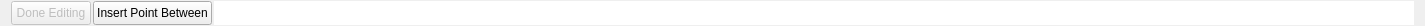
<?xml version="1.0" encoding="UTF-8"?>
<ui version="4.0">
 <class>polygonSelectForm</class>
 <widget class="QWidget" name="polygonSelectForm">
  <property name="sizePolicy">
   <sizepolicy hsizetype="Expanding" vsizetype="Expanding">
    <horstretch>0</horstretch>
    <verstretch>0</verstretch>
   </sizepolicy>
  </property>
  <property name="minimumSize">
   <size>
    <width>859</width>
    <height>0</height>
   </size>
  </property>
  <property name="maximumSize">
   <size>
    <width>16777215</width>
    <height>26</height>
   </size>
  </property>
  <property name="windowTitle">
   <string>Form</string>
  </property>
  <layout class="QGridLayout" name="gridLayout">
   <property name="topMargin">
    <number>0</number>
   </property>
   <property name="bottomMargin">
    <number>0</number>
   </property>
   <item row="0" column="0">
    <layout class="QHBoxLayout" name="horizontalLayout">
     <property name="spacing">
      <number>2</number>
     </property>
     <item>
      <widget class="QPushButton" name="finishPolygonButton">
       <property name="enabled">
        <bool>false</bool>
       </property>
       <property name="sizePolicy">
        <sizepolicy hsizetype="Expanding" vsizetype="Expanding">
         <horstretch>0</horstretch>
         <verstretch>0</verstretch>
        </sizepolicy>
       </property>
       <property name="minimumSize">
        <size>
         <width>0</width>
         <height>0</height>
        </size>
       </property>
       <property name="maximumSize">
        <size>
         <width>16777215</width>
         <height>24</height>
        </size>
       </property>
       <property name="text">
        <string>Done Editing</string>
       </property>
      </widget>
     </item>
     <item>
      <widget class="QPushButton" name="insertPointButton">
       <property name="sizePolicy">
        <sizepolicy hsizetype="Expanding" vsizetype="Expanding">
         <horstretch>0</horstretch>
         <verstretch>0</verstretch>
        </sizepolicy>
       </property>
       <property name="minimumSize">
        <size>
         <width>0</width>
         <height>0</height>
        </size>
       </property>
       <property name="maximumSize">
        <size>
         <width>16777215</width>
         <height>24</height>
        </size>
       </property>
       <property name="text">
        <string>Insert Point Between</string>
       </property>
      </widget>
     </item>
     <item>
      <widget class="QPlainTextEdit" name="polygonMessageBox">
       <property name="minimumSize">
        <size>
         <width>1200</width>
         <height>0</height>
        </size>
       </property>
       <property name="maximumSize">
        <size>
         <width>10000</width>
         <height>24</height>
        </size>
       </property>
       <property name="frameShape">
        <enum>QFrame::NoFrame</enum>
       </property>
       <property name="undoRedoEnabled">
        <bool>false</bool>
       </property>
       <property name="readOnly">
        <bool>true</bool>
       </property>
       <property name="textInteractionFlags">
        <set>Qt::NoTextInteraction</set>
       </property>
      </widget>
     </item>
    </layout>
   </item>
  </layout>
 </widget>
 <resources/>
 <connections/>
</ui>
